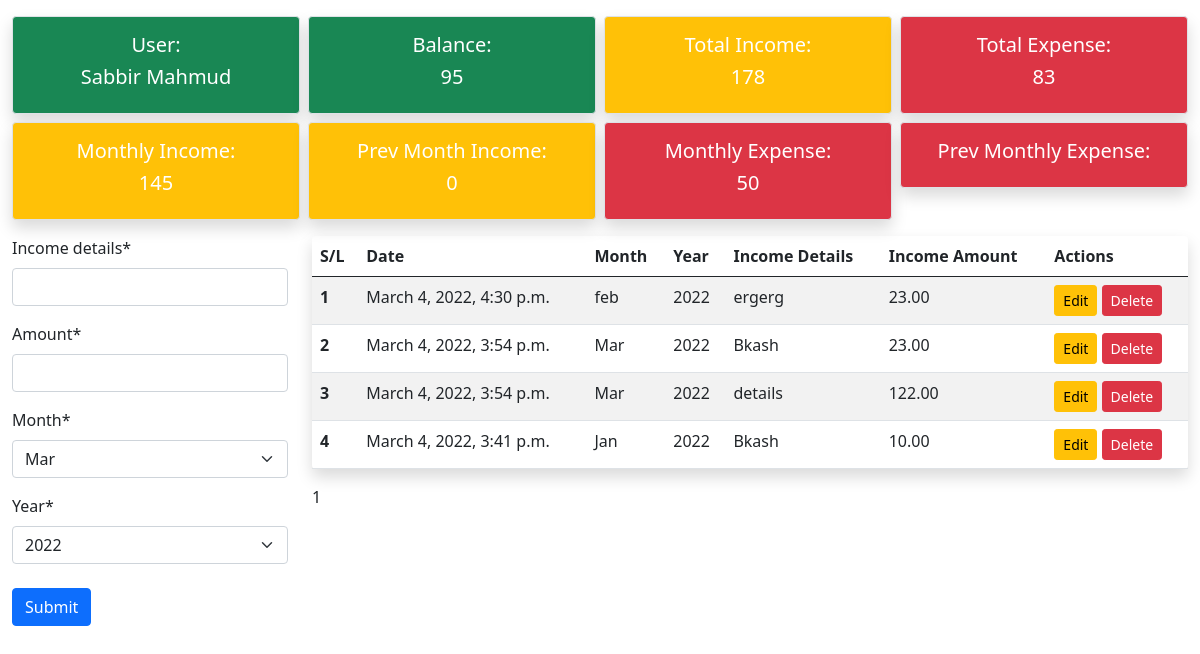
Screenshot of /incomes (signed in) with the database file from the repository.
### history/models.py (models this page shows, shortened)
class Month(models.Model):
    month = models.CharField(max_length=10)
    active = models.BooleanField(default=False)
    def __str__(self):
        return self.month

class Year(models.Model):
    year = models.CharField(max_length=10)
    active = models.BooleanField(default=False)
    def __str__(self):
        return self.year

class Income(models.Model):
    user = models.ForeignKey(User, on_delete=models.CASCADE)
    income_details = models.CharField(max_length=100)
    amount = models.DecimalField(max_digits=50, decimal_places=2)
    date = models.DateTimeField(auto_now_add=True)
    month = models.ForeignKey(Month, on_delete=models.CASCADE)
    year = models.ForeignKey(Year, on_delete=models.CASCADE)

### history/views.py (the view)
# urls.py: path('incomes', views.all_incomes, name='incomes'),
@login_required(login_url='login')
def all_incomes(request):
    actived_month = Month.objects.get(active=True)
    actived_year = Year.objects.get(active=True)
    user = request.user
    total_earn = 0
    if Income.objects.filter(user=user):
        total_earn = Income.objects.filter(
            user=user).aggregate(Sum('amount'))['amount__sum']
    monthly_earn = 0
    if Income.objects.filter(Q(month__active=True) & Q(
            year__active=True)):
        monthly_earn = Income.objects.filter(Q(user=user) & Q(month__active=True) & Q(
            year__active=True)).aggregate(Sum('amount'))['amount__sum']
    total_expense = 0
    if Expense.objects.filter(user=user):
        total_expense = Expense.objects.filter(
            user=user).aggregate(Sum('amount'))['amount__sum']
    monthly_expense = 0
    if Expense.objects.filter(Q(user=user) & Q(month__active=True) & Q(
            year__active=True)):
        monthly_expense = Expense.objects.filter(Q(user=user) & Q(month__active=True) & Q(
            year__active=True)).aggregate(Sum('amount'))['amount__sum']
    balance = total_earn - total_expense
    earns = Income.objects.filter(user=user).order_by('-id')
    p = Paginator(earns, 15)
    page = request.GET.get('page')
    earns = p.get_page(page)
    if request.method == 'POST':
        income_form = IncomeForm(request.POST, initial={'user': user})
        if income_form.is_valid():
            income_form.save()
            return redirect('incomes')
    else:
        income_form = IncomeForm(
            initial={'user': user, 'month': actived_month, 'year': actived_year})
    context = {
        'earns': earns,
        'total_earn': total_earn,
        'monthly_earn': monthly_earn,
        'total_expense': total_expense,
        'monthly_expense': monthly_expense,
        'balance': balance,
        'income_form': income_form,
    }
    return render(request, 'history/all_incomes.html', context)

### history/forms.py
class IncomeForm(ModelForm):
    class Meta:
        model = Income
        fields = ['user', 'income_details', 'amount', 'month', 'year']

### history/templates/history/all_incomes.html (shortened to what this page needs)
{% extends 'history/dashboard.html' %}
{% load crispy_forms_tags %}
{% block content %}
<section class="container-fluid mt-3">
    <div class="row d-flex justify-content-between">
        <div class="col-lg-3 expense-form">
            <form action="" method="post">
                {{income_form|crispy }}
                <input class="btn btn-primary my-2" type="submit" value="Submit">
            </form>
        </div>
        <div class="col-lg-9">
            <table class="table table-striped table-hover rounded shadow">
                <thead>
                    <tr>
                        <th scope="col">S/L</th>
                        <th scope="col">Date</th>
                        <th scope="col">Month</th>
                        <th scope="col">Year</th>
                        <th scope="col">Income Details</th>
                        <th scope="col">Income Amount</th>
                        <th scope="col">Actions</th>
                    </tr>
                </thead>
                <tbody>
                    {% for earn in earns %}
                    <tr>
                        <th>{{forloop.counter}}</th>
                        <td>{{earn.date}}</td>
                        <td>{{earn.month}}</td>
                        <td>{{earn.year}}</td>
                        <td>{{earn.income_details}}</td>
                        <td>{{earn.amount}}</td>
                        <td>
                            <a href="{% url 'edit_income' earn.id %}" class="btn btn-sm btn-warning">Edit</a>
                            <a href="{% url 'delete_income' earn.id %}" class="btn btn-sm btn-danger">Delete</a></td>
                    </tr>
                    {% endfor %}
            </table>
            {{earns.number}}
        </div>
    </div>
</section>
{% endblock content %}

### history/templates/history/dashboard.html (shortened to what this page needs)
{% load crispy_forms_tags %}
<!DOCTYPE html>
<html lang="en">
<head>
    <link href="https://cdn.jsdelivr.net/npm/bootstrap@5.0.2/dist/css/bootstrap.min.css" rel="stylesheet"
>
</head>
<body>
    <header class="header-area">
        <div class="container-fluid">
            <div class="row row-cols-lg-4 row-cols-sm-1 row-cols-1 g-2 mt-2">
                <div class="col">
                    <div class="p-3 border bg-success rounded shadow">
                        <a class="text-decoration-none" href="{% url 'task_list' %}">
                            <h5 class="text-white text-center">User: </h5>
                        </a>
                        <h5 class="text-white text-center">{{request.user.first_name}} {{request.user.last_name}}</h5>
                    </div>
                </div>
                <div class="col">
                    <div class="p-3 border bg-success rounded shadow">
                        <a class="text-decoration-none" href="{% url 'dashboard' %}">
                            <h5 class="text-white text-center">Balance: </h5>
                        </a>
                        <h5 class="text-white text-center">{{balance}}</h5>
                    </div>
                </div>
                <div class="col">
                    <div class="p-3 border bg-warning rounded shadow">
                        <a class="text-decoration-none" href="{% url 'incomes' %}">
                            <h5 class="text-white text-center">Total Income: </h5>
                        </a>
                        <h5 class="text-white text-center">{{total_earn}}</h5>
                    </div>
                </div>
                <div class="col">
                    <div class="p-3 border bg-danger rounded shadow">
                        <a class="text-decoration-none" href="{% url 'expenses' %}">
                            <h5 class="text-white text-center">Total Expense: </h5>
                        </a>
                        <h5 class="text-white text-center">{{total_expense}}</h5>
                    </div>
                </div>
                <div class="col">
                    <div class="p-3 border bg-warning rounded shadow">
                            <h5 class="text-white text-center">Monthly Income: </h5>
                        <h5 class="text-white text-center">{% if monthly_earn %}{{monthly_earn}}{% else %}0{% endif %}
                        </h5>
                    </div>
                </div>
                <div class="col">
                    <div class="p-3 border bg-warning rounded shadow">
                            <h5 class="text-white text-center">Prev Month Income: </h5>
                        <h5 class="text-white text-center">{% if prev_monthly_income %}{{prev_monthly_income}}{% else %}0{% endif %}
                        </h5>
                    </div>
                </div>
                <div class="col">
                    <div class="p-3 border bg-danger rounded shadow">
                            <h5 class="text-white text-center">Monthly Expense: </h5>
                        <h5 class="text-white text-center">{{monthly_expense}}</h5>
                    </div>
                </div>
                <div class="col">
                    <div class="p-3 border bg-danger rounded shadow">
                            <h5 class="text-white text-center">Prev Monthly Expense: </h5>
                    </div>
                </div>
            </div>
        </div>
    </header>
    {% block content %}{% endblock content %}
</body>
</html>

### rows the page displays
Month: month "Mar"
Year: year "2022"
Income: date "March 4, 2022, 4:30 p.m.", month "feb", year "2022", income_details "ergerg", amount "23.00"
Income: date "March 4, 2022, 3:54 p.m.", month "Mar", year "2022", income_details "Bkash", amount "23.00"
Income: date "March 4, 2022, 3:54 p.m.", month "Mar", year "2022", income_details "details", amount "122.00"
Income: date "March 4, 2022, 3:41 p.m.", month "Jan", year "2022", income_details "Bkash", amount "10.00"

### other values shown
{{ request.user.first_name }} "Sabbir"
{{ request.user.last_name }} "Mahmud"
{{ balance }} "95"
{{ total_earn }} "178"
{{ total_expense }} "83"
{{ monthly_earn }} "145"
{{ monthly_expense }} "50"
{{ earns.number }} "1"
